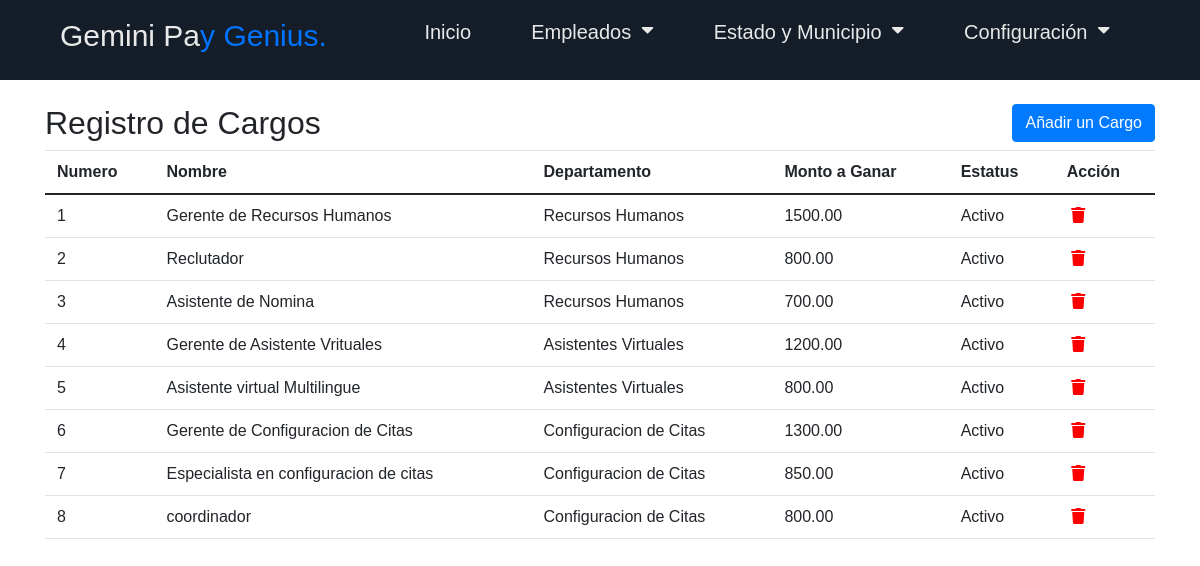
Screenshot of /vistas/administrador/cargos.php with the database file from the repository.
### tables this page shows
CREATE TABLE IF NOT EXISTS `cargos` (
  `id_cargos` int(11) NOT NULL AUTO_INCREMENT,
  `nombre_cargos` varchar(50) DEFAULT NULL,
  `id_departamento` int(11) DEFAULT NULL,
  `monto_a_gana` decimal(10,2) DEFAULT NULL,
  `estado` varchar(50) DEFAULT 'Activo',
  PRIMARY KEY (`id_cargos`),
  UNIQUE KEY `nombre_cargos` (`nombre_cargos`),
  KEY `id_departamento` (`id_departamento`),
  CONSTRAINT `FK_cargos_departamentos` FOREIGN KEY (`id_departamento`) REFERENCES `departamentos` (`id_departament`)
);

CREATE TABLE IF NOT EXISTS `departamentos` (
  `id_departament` int(11) NOT NULL AUTO_INCREMENT,
  `nombre_departament` varchar(50) DEFAULT NULL,
  PRIMARY KEY (`id_departament`)
);

### basededatos/cargos/rangos.php (called while the page is built, shortened)
<?php
class cargos
{
    private $conexion;
    public function __construct()
    {
        $this->conexion = new conexion();
    }
    public function cargos()
{
    $conn = $this->conexion->conectar();
    $query = "SELECT a.*, b.* FROM cargos AS a INNER JOIN departamentos AS b ON a.id_departamento = b.id_departament";
    $result = $conn->query($query);
    if ($result->num_rows > 0) {
        $data = array();
        while ($row = $result->fetch_assoc()) {
            $data[] = $row;
        }
        $this->conexion->desconectar($conn);
        return $data;
    } else {
        $this->conexion->desconectar($conn);
        return array();
    }
}
}
?>

### vistas/administrador/cargos.php (the view, shortened to what this page needs)
<?php
  require_once "../../basededatos/cargos/rangos.php";
  $persona = new cargos();
?>
<!DOCTYPE html>
<html lang="en">
<head>
  <link rel="stylesheet" href="https://cdn.jsdelivr.net/npm/bootstrap@5.0.2/dist/css/bootstrap.min.css">
  <link rel="stylesheet" href="https://pro.fontawesome.com/releases/v5.10.0/css/all.css">
  <link rel='stylesheet' href='https://cdnjs.cloudflare.com/ajax/libs/twitter-bootstrap/4.5.2/css/bootstrap.min.css' />
  <link rel="stylesheet" href="../../assets/css/estilos.css">
</head>
<body>
<?php
require_once "menu.php";
?>
<main>
<div class="container">
  <br>
  <h2> Registro de Cargos
    <a href="crear_cargos.php" class="btn btn-primary" style="float:right;">Añadir un Cargo</a>
  </h2>
  <table class="table table-hover">
    <thead>
      <tr>
        <th>Numero</th>
        <th>Nombre</th>
        <th>Departamento</th>
        <th>Monto a Ganar</th>
        <th>Estatus</th>
        <th>Acción</th>
      </tr>
    </thead>
    <tbody>
    <?php
    $numero = 1;
$deliverys = $persona->cargos();
if (!empty($deliverys)) {
    foreach ($deliverys as $delivery) {
        ?>
        <tr>
          <td><?php echo $numero++ ?></td>
          <td><?php echo $delivery['nombre_cargos'] ?></td>
          <td><?php echo $delivery['nombre_departament'] ?></td>
          <td><?php echo $delivery['monto_a_gana'] ?></td>
          <td><?php echo $delivery['estado'] ?></td>
          <td><a href="edit_cargos.php?editId=<?php echo $delivery['id_cargos'] ?>" style="color:green"><i class="fa fa-pencil" aria-hidden="true"></i></a>
          <a href="#" onclick="confirmar('<?php echo $delivery['id_cargos'] ?>')" style="color:red">
                <i class="fa fa-trash" aria-hidden="true"></i>
             </a>
        </tr>
        <?php
    }
} else {
     echo "No hay datos disponibles";
}
?>
    </tbody>
  </table>
</div>
          </main>
</body>
</html>

### assets/css/estilos.css (style rules this page uses)
:root { --color-primary: #0073ff; --color-white: #e9e9e9; --color-black: #141d28; --color-black-1: #212b38; }
* { margin: 0; padding: 0; box-sizing: border-box; }
body { font-family: sans-serif; }

### rows the page displays
cargos: nombre_cargos "Gerente de Recursos Humanos", id_departamento.nombre_departament "Recursos Humanos", monto_a_gana "1500.00", estado "Activo"
cargos: nombre_cargos "Reclutador", id_departamento.nombre_departament "Recursos Humanos", monto_a_gana "800.00", estado "Activo"
cargos: nombre_cargos "Asistente de Nomina", id_departamento.nombre_departament "Recursos Humanos", monto_a_gana "700.00", estado "Activo"
cargos: nombre_cargos "Gerente de Asistente Vrituales", id_departamento.nombre_departament "Asistentes Virtuales", monto_a_gana "1200.00", estado "Activo"
cargos: nombre_cargos "Asistente virtual Multilingue", id_departamento.nombre_departament "Asistentes Virtuales", monto_a_gana "800.00", estado "Activo"
cargos: nombre_cargos "Gerente de Configuracion de Citas", id_departamento.nombre_departament "Configuracion de Citas", monto_a_gana "1300.00", estado "Activo"
cargos: nombre_cargos "Especialista en configuracion de citas", id_departamento.nombre_departament "Configuracion de Citas", monto_a_gana "850.00", estado "Activo"
cargos: nombre_cargos "coordinador", id_departamento.nombre_departament "Configuracion de Citas", monto_a_gana "800.00", estado "Activo"
